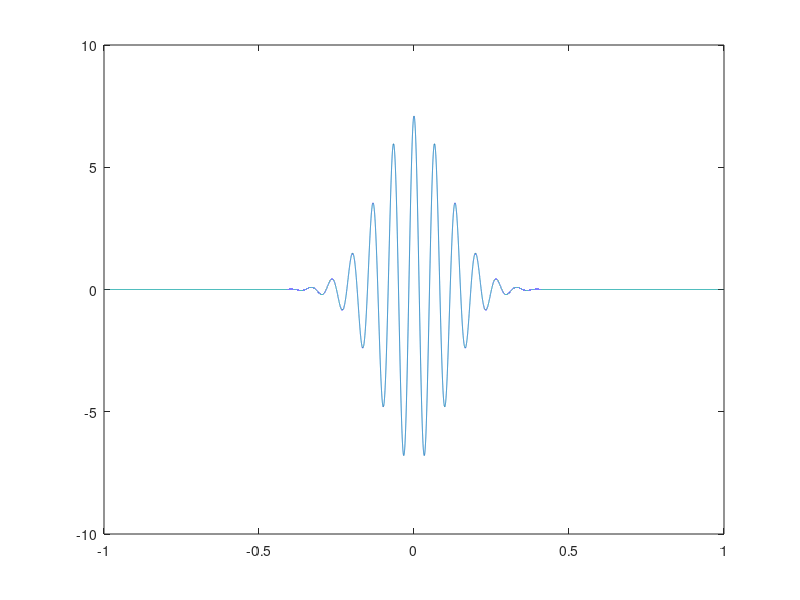

Here is the MATLAB script that generated this plot:
clear all, close all

N=50;
k=(0:N); 
k0=30;
a=exp(-((k-k0)/(4)).^2);
b=0*k; 
a0=a(1); a=a(2:end); b=b(2:end);

T0= 2; %s
fs= 44100; %Hz

t=(-1:(1/fs):1)';

x= a0;
for k= 1:50
    x= (x) + (a(k)*cos(2*pi*(k/2)*t));
    plot(t, x)
    pause(0.1) 
end


